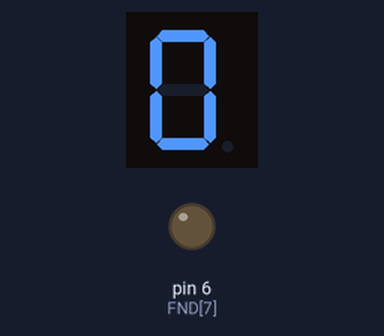
The sketch below on a simulated Arduino Uno, built with avr-gcc and run on an emulated ATmega328P. Parts: 1-digit seven-segment display, output pins drawn as LEDs (lit = HIGH). Wiring (inferred from the names in the program): 1-digit 7-segment display, segments lit when HIGH: segments pin 13, pin 12, pin 11, pin 10, pin 9, pin 8, pin 7. The segment pins are drawn as the display they are named for; pins used as bus, display or sensor lines are not drawn.

Above: at 0.1 s.
At 5.1 s:
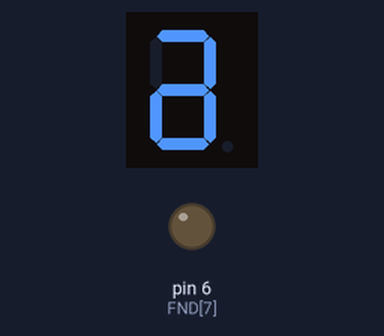
At 6.1 s:
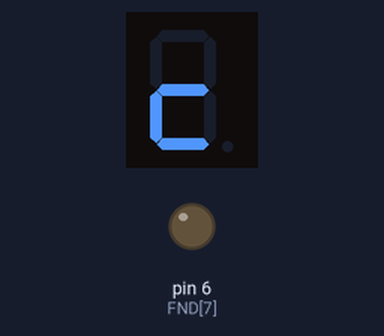
At 6.6 s:
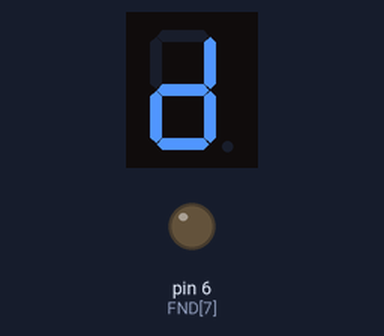
At 7.1 s:
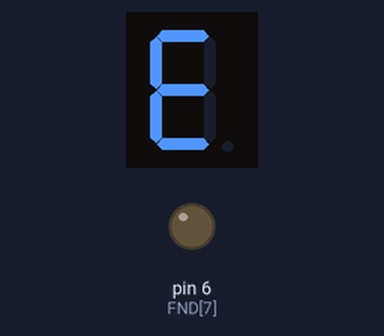
At 7.6 s:
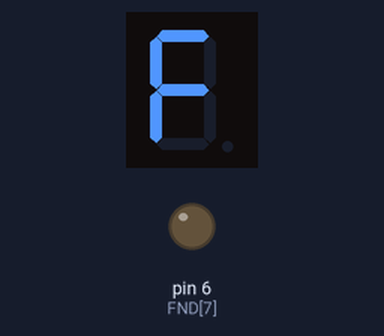

The sketch:

04_FND.ino
```cpp
                 // a, b, c,  d, e, f, g, dp
const int FND[8] = {13,12,11,10, 9, 8, 7, 6};
int i = 0;
int cnt = 0;
const unsigned char FND_DATA[16] = {0x3F,0x06,0x5B,0x4F,0x66,0x6D,0x7D,0x07,
                                    0x7F,0x6F,0x5F,0x7C,0x58,0x5E,0x79,0x71};

void setup() {
  // put your setup code here, to run once:
  for(i=0; i<8; i++){   // (초기값,끝값,증가값)
    pinMode(FND[i], OUTPUT);
  }
}

void loop() {
  // put your main code here, to run repeatedly:
  FND_OUTPUT(cnt);

  cnt++;
  if(cnt==16) cnt = 0;

  delay(500);
}

// 사용자 함수
void FND_OUTPUT(int num){
  for(i=0; i<8; i++){
    digitalWrite(FND[i], FND_DATA[num]&(0x01<<i));
  }
}
```

Measured:
- by itself, everything shown: repeats every 8.0 s, in 16 steps
- what the display in image 1 shows lasts 0.5 s, from 5.0 s to 5.5 s
